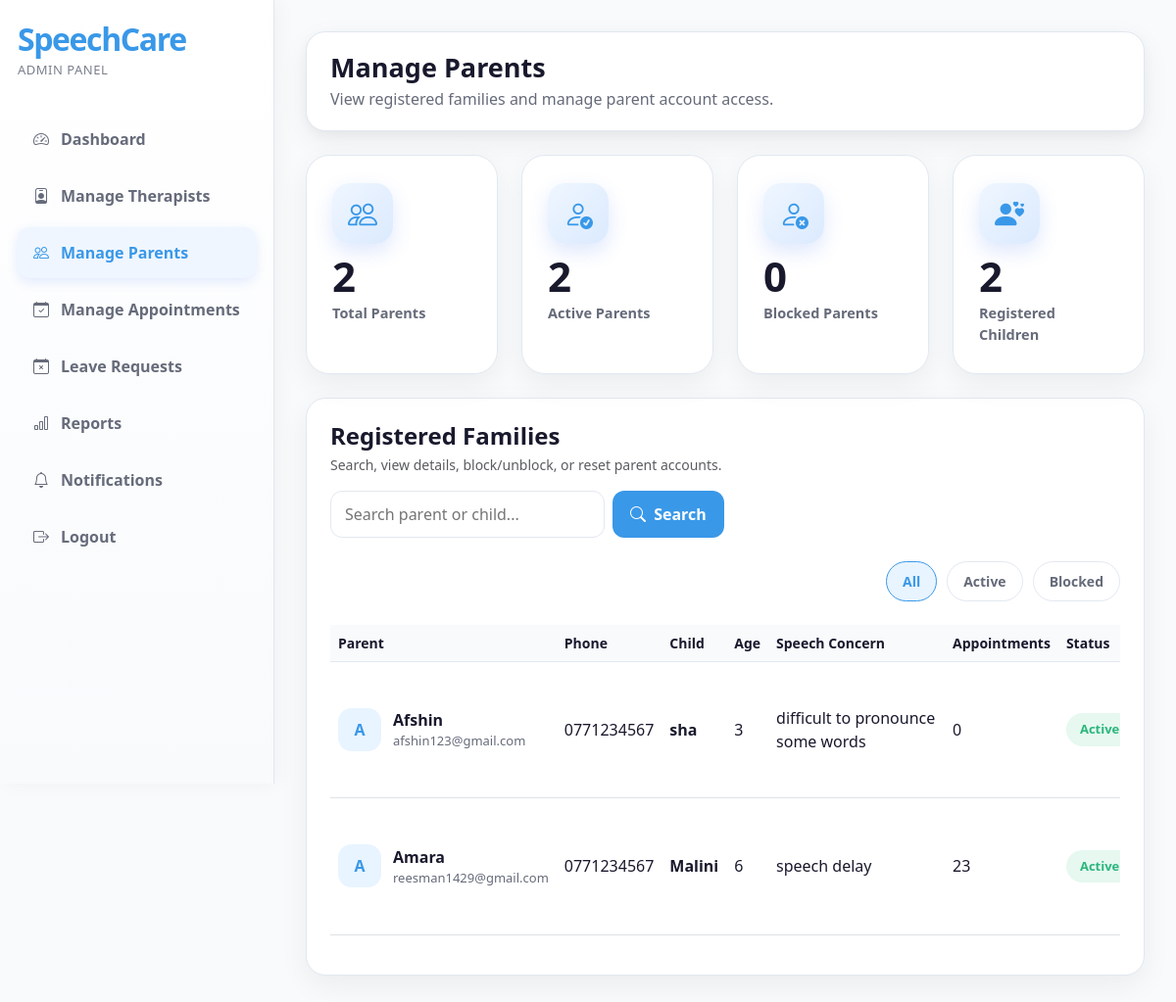
The page /admin/manage-parents.php (signed in) on the database its author committed.
### tables this page shows
CREATE TABLE `children` (
  `child_id` int(11) NOT NULL,
  `parent_id` int(11) NOT NULL,
  `child_name` varchar(150) NOT NULL,
  `age` int(11) NOT NULL,
  `gender` enum('male','female','other') NOT NULL,
  `speech_concern` text NOT NULL,
  `previous_therapy_history` text DEFAULT NULL,
  `additional_notes` text DEFAULT NULL,
  `created_at` timestamp NOT NULL DEFAULT current_timestamp(),
  `updated_at` timestamp NOT NULL DEFAULT current_timestamp() ON UPDATE current_timestamp()
);

CREATE TABLE `parents` (
  `parent_id` int(11) NOT NULL,
  `full_name` varchar(150) NOT NULL,
  `email` varchar(150) NOT NULL,
  `phone` varchar(30) NOT NULL,
  `address` text DEFAULT NULL,
  `password` varchar(255) NOT NULL,
  `status` enum('active','blocked') DEFAULT 'active',
  `created_at` timestamp NOT NULL DEFAULT current_timestamp(),
  `updated_at` timestamp NOT NULL DEFAULT current_timestamp() ON UPDATE current_timestamp()
);

### includes/functions.php (called while the page is built, shortened)
<?php
function escapeOutput($data) {
    return htmlspecialchars($data ?? "", ENT_QUOTES, "UTF-8");
}
function displayStatusText($status) {
    return ucwords(str_replace("_", " ", $status));
}
?>

### admin/manage-parents.php (the view, shortened to what this page needs)
<?php
include "../includes/auth_admin.php";
include "../includes/functions.php";
function parentStatusClass($status) {
    if ($status === "active") {
        return "status-active";
    }
    return "status-blocked";
}
$search = isset($_GET["search"]) ? cleanInput($_GET["search"]) : "";
$filter = isset($_GET["filter"]) ? cleanInput($_GET["filter"]) : "all";
$where_sql = "";
$parents_sql = "SELECT
                    p.parent_id,
                    p.full_name,
                    p.email,
                    p.phone,
                    p.address,
                    p.status,
                    p.created_at,
                    c.child_id,
                    c.child_name,
                    c.age,
                    c.gender,
                    c.speech_concern,
                    c.previous_therapy_history,
                    c.additional_notes,
                    COUNT(a.appointment_id) AS appointment_count
                FROM parents p
                LEFT JOIN children c ON p.parent_id = c.parent_id
                LEFT JOIN appointments a ON p.parent_id = a.parent_id
                $where_sql
                GROUP BY
                    p.parent_id,
                    c.child_id
                ORDER BY p.created_at DESC";
$parents_stmt = mysqli_prepare($conn, $parents_sql);
mysqli_stmt_execute($parents_stmt);
$parents_result = mysqli_stmt_get_result($parents_stmt);
$total_parents = mysqli_fetch_assoc(mysqli_query($conn, "SELECT COUNT(*) AS total FROM parents"))["total"];
$active_parents = mysqli_fetch_assoc(mysqli_query($conn, "SELECT COUNT(*) AS total FROM parents WHERE status = 'active'"))["total"];
$blocked_parents = mysqli_fetch_assoc(mysqli_query($conn, "SELECT COUNT(*) AS total FROM parents WHERE status = 'blocked'"))["total"];
$total_children = mysqli_fetch_assoc(mysqli_query($conn, "SELECT COUNT(*) AS total FROM children"))["total"];
?>
<!DOCTYPE html>
<html lang="en">
<head>
    <link href="https://cdn.jsdelivr.net/npm/bootstrap@5.3.3/dist/css/bootstrap.min.css" rel="stylesheet">
    <link href="https://cdn.jsdelivr.net/npm/bootstrap-icons@1.11.3/font/bootstrap-icons.css" rel="stylesheet">
    <link rel="stylesheet" href="../assets/css/dashboard.css">
</head>
<body>
<div class="dashboard-wrapper">
    <aside class="sidebar admin-sidebar">
        <div class="sidebar-logo">SpeechCare</div>
        <div class="sidebar-subtitle">Admin Panel</div>
        <nav class="sidebar-menu">
            <a href="dashboard.php"><i class="bi bi-speedometer2"></i> Dashboard</a>
            <a href="manage-therapists.php"><i class="bi bi-person-badge"></i> Manage Therapists</a>
            <a href="manage-parents.php" class="active"><i class="bi bi-people"></i> Manage Parents</a>
            <a href="manage-appointments.php"><i class="bi bi-calendar-check"></i> Manage Appointments</a>
            <a href="manage-leave-requests.php"><i class="bi bi-calendar-x"></i> Leave Requests</a>
            <a href="reports.php"><i class="bi bi-bar-chart"></i> Reports</a>
            <a href="notifications.php"><i class="bi bi-bell"></i> Notifications</a>
            <a href="../logout.php"><i class="bi bi-box-arrow-right"></i> Logout</a>
        </nav>
    </aside>
    <main class="main-content">
        <div class="top-bar d-flex justify-content-between align-items-center flex-wrap gap-3">
            <div>
                <h1 class="page-title">Manage Parents</h1>
                <p class="page-subtitle">View registered families and manage parent account access.</p>
            </div>
        </div>
        <div class="row g-4 mb-4">
            <div class="col-xl-3 col-md-6">
                <div class="stat-card">
                    <div class="stat-icon"><i class="bi bi-people"></i></div>
                    <div class="stat-number"><?php echo $total_parents; ?></div>
                    <div class="stat-label">Total Parents</div>
                </div>
            </div>
            <div class="col-xl-3 col-md-6">
                <div class="stat-card">
                    <div class="stat-icon"><i class="bi bi-person-check"></i></div>
                    <div class="stat-number"><?php echo $active_parents; ?></div>
                    <div class="stat-label">Active Parents</div>
                </div>
            </div>
            <div class="col-xl-3 col-md-6">
                <div class="stat-card">
                    <div class="stat-icon"><i class="bi bi-person-x"></i></div>
                    <div class="stat-number"><?php echo $blocked_parents; ?></div>
                    <div class="stat-label">Blocked Parents</div>
                </div>
            </div>
            <div class="col-xl-3 col-md-6">
                <div class="stat-card">
                    <div class="stat-icon"><i class="bi bi-person-hearts"></i></div>
                    <div class="stat-number"><?php echo $total_children; ?></div>
                    <div class="stat-label">Registered Children</div>
                </div>
            </div>
        </div>
        <div class="content-card">
            <div class="d-flex justify-content-between align-items-start flex-wrap gap-3 mb-4">
                <div>
                    <h4 class="fw-bold mb-1">Registered Families</h4>
                    <p class="text-muted small mb-0">
                        Search, view details, block/unblock, or reset parent accounts.
                    </p>
                </div>
                <form method="GET" action="" class="search-box d-flex gap-2 flex-wrap">
                    <input
                        type="text"
                        name="search"
                        value="<?php echo escapeOutput($search); ?>"
                        placeholder="Search parent or child..."
                    >
                    <button type="submit" class="action-btn-primary">
                        <i class="bi bi-search me-1"></i>
                        Search
                    </button>
                </form>
            </div>
            <div class="d-flex justify-content-end mb-4">
                <div class="filter-tabs">
                    <a href="manage-parents.php?filter=all" class="<?php echo $filter === 'all' ? 'active' : ''; ?>">All</a>
                    <a href="manage-parents.php?filter=active" class="<?php echo $filter === 'active' ? 'active' : ''; ?>">Active</a>
                    <a href="manage-parents.php?filter=blocked" class="<?php echo $filter === 'blocked' ? 'active' : ''; ?>">Blocked</a>
                </div>
            </div>
            <div class="table-responsive">
                <table class="table align-middle">
                    <thead>
                        <tr>
                            <th>Parent</th>
                            <th>Phone</th>
                            <th>Child</th>
                            <th>Age</th>
                            <th>Speech Concern</th>
                            <th>Appointments</th>
                            <th>Status</th>
                        </tr>
                    </thead>
                    <tbody>
                        <?php if (mysqli_num_rows($parents_result) > 0) { ?>
                            <?php while ($parent = mysqli_fetch_assoc($parents_result)) { ?>
                                <?php
                                    $initial = strtoupper(substr($parent["full_name"], 0, 1));
                                ?>
                                <tr>
                                    <td>
                                        <div class="family-main-cell">
                                            <div class="family-avatar">
                                                <?php echo escapeOutput($initial); ?>
                                            </div>
                                            <div>
                                                <div class="parent-name">
                                                    <?php echo escapeOutput($parent["full_name"]); ?>
                                                </div>
                                                <div class="parent-email">
                                                    <?php echo escapeOutput($parent["email"]); ?>
                                                </div>
                                            </div>
                                        </div>
                                    </td>
                                    <td><?php echo escapeOutput($parent["phone"]); ?></td>
                                    <td>
                                        <strong><?php echo escapeOutput($parent["child_name"] ?: "No child added"); ?></strong>
                                    </td>
                                    <td><?php echo escapeOutput($parent["age"] ?: "-"); ?></td>
                                    <td style="min-width:180px;">
                                        <?php echo escapeOutput($parent["speech_concern"] ?: "Not added"); ?>
                                    </td>
                                    <td><?php echo escapeOutput($parent["appointment_count"]); ?></td>
                                    <td>
                                        <span class="status-pill <?php echo parentStatusClass($parent["status"]); ?>">
                                            <?php echo displayStatusText($parent["status"]); ?>
                                        </span>
                                    </td>
                                </tr>
                            <?php } ?>
                        <?php } ?>
                    </tbody>
                </table>
            </div>
        </div>
    </main>
</div>
</body>
</html>

### assets/css/dashboard.css (style rules this page uses)
:root { --primary-blue: #3998E8; --primary-blue-dark: #1F7FD1; --primary-blue-light: #E8F4FF; --sidebar-bg: #ffffff; --sidebar-active-bg: #eff6ff; --sidebar-hover-bg: #f1f5f9; --soft-bg: #f8fafc; --dark-text: #19192D; --gray-text: #666B7A; --light-border: #e2e8f0; --medium-border: #cbd5e1; --success: #2CB67D; --warning: #F6B23D; --danger: #E85C5C; --admin-dark: #F3F9FF; }
body { font-family: 'Segoe UI', sans-serif; background: var(--soft-bg); color: var(--dark-text); }
.dashboard-wrapper { min-height: 100vh; display: flex; }
.sidebar { width: 280px; min-height: 100vh; background: var(--sidebar-bg); border-right: 1px solid var(--light-border); box-shadow: 4px 0 20px rgba(0, 0, 0, 0.04); padding: 24px 18px; position: fixed; left: 0; top: 0; }
.admin-sidebar { background: linear-gradient(180deg, #ffffff 0%, #f8fafc 100%); border-right: 1px solid var(--light-border); }
.sidebar-logo { font-family: 'Segoe UI', sans-serif; font-size: 32px; font-weight: 600; letter-spacing: -1.4px; color: var(--primary-blue); margin-bottom: 6px; line-height: 1; }
.sidebar-subtitle { font-size: 13px; font-weight: 500; color: var(--gray-text); letter-spacing: 0.5px; margin-bottom: 34px; opacity: 0.85; text-transform: uppercase; }
.admin-sidebar .sidebar-subtitle { color: var(--gray-text); }
.sidebar-menu a { display: flex; align-items: center; gap: 12px; padding: 14px 16px; border-radius: 12px; color: var(--gray-text); text-decoration: none; margin-bottom: 6px; font-weight: 600; transition: 0.2s ease; }
.sidebar-menu a:hover, .sidebar-menu a.active { background: var(--sidebar-active-bg); color: var(--primary-blue); box-shadow: 0 4px 12px rgba(37, 99, 235, 0.12); }
.admin-sidebar .sidebar-menu a { color: var(--gray-text); }
.admin-sidebar .sidebar-menu a:hover, .admin-sidebar .sidebar-menu a.active { background: var(--sidebar-active-bg); color: var(--primary-blue); }
.sidebar-menu a i, .sidebar-menu a svg { color: inherit; }
.main-content { background: var(--soft-bg); margin-left: 280px; width: calc(100% - 280px); padding: 32px; }
.top-bar { background: #ffffff; border: 1px solid var(--light-border); border-radius: 20px; padding: 20px 24px; box-shadow: 0 10px 30px rgba(0, 0, 0, 0.06), 0 4px 12px rgba(0, 0, 0, 0.04); margin-bottom: 24px; transition: all 0.3s ease; }
.page-title { font-size: 27px; font-weight: 700; color: var(--dark-text); margin-bottom: 4px; }
.page-subtitle { color: var(--gray-text); margin: 0; }
.stat-card { background: #ffffff; border: 1px solid var(--light-border); border-radius: 24px; padding: 28px 26px; height: 100%; position: relative; overflow: hidden; transition: all 0.4s cubic-bezier(0.4, 0, 0.2, 1); box-shadow: 0 10px 30px rgba(0, 0, 0, 0.06); }
.stat-card::before { content: ''; position: absolute; top: 0; left: 0; width: 100%; height: 4px; background: linear-gradient(90deg, var(--primary-blue), #60a5fa); opacity: 0; transition: opacity 0.3s ease; }
.stat-icon { width: 62px; height: 62px; border-radius: 18px; background: linear-gradient(135deg, #eff6ff, #dbeafe); color: var(--primary-blue); display: flex; align-items: center; justify-content: center; font-size: 30px; box-shadow: 0 8px 20px rgba(37, 99, 235, 0.15); transition: all 0.3s ease; margin-bottom: 12px; }
.stat-number { font-size: 42px; font-weight: 700; line-height: 1; letter-spacing: -1.8px; color: var(--dark-text); margin-bottom: 6px; transition: all 0.3s ease; }
.stat-label { font-size: 14.5px; font-weight: 600; color: var(--gray-text); text-transform: none; }
.content-card { background: #ffffff; border: 1px solid var(--light-border); border-radius: 20px; padding: 24px; box-shadow: 0 10px 30px rgba(0, 0, 0, 0.06); }
.table thead th { background: var(--soft-bg); color: var(--dark-text); font-size: 14px; border-bottom: 1px solid var(--light-border); }
.table td { vertical-align: middle; color: var(--dark-text); }
.action-btn-primary { background: var(--primary-blue); border: none; color: #ffffff; border-radius: 12px; padding: 11px 18px; font-weight: 700; transition: 0.2s ease; }
.filter-tabs { display: flex; gap: 10px; flex-wrap: wrap; }
.parent-name { font-weight: 800; color: var(--dark-text); }
.parent-email { font-size: 13px; color: var(--gray-text); }

### rows shown on the page
children: parent.full_name "A", parent.full_name "Afshin", parent.email "afshin123@gmail.com", parent.phone "0771234567", child_name "sha", age "3", speech_concern "difficult to pronounce some words", appointment_count "0", parent.status "Active"
children: parent.full_name "A", parent.full_name "Amara", parent.email "reesman1429@gmail.com", parent.phone "0771234567", child_name "Malini", age "6", speech_concern "speech delay", appointment_count "23", parent.status "Active"

### other values the page prints
$total_parents "2"
$active_parents "2"
$blocked_parents "0"
$total_children "2"
